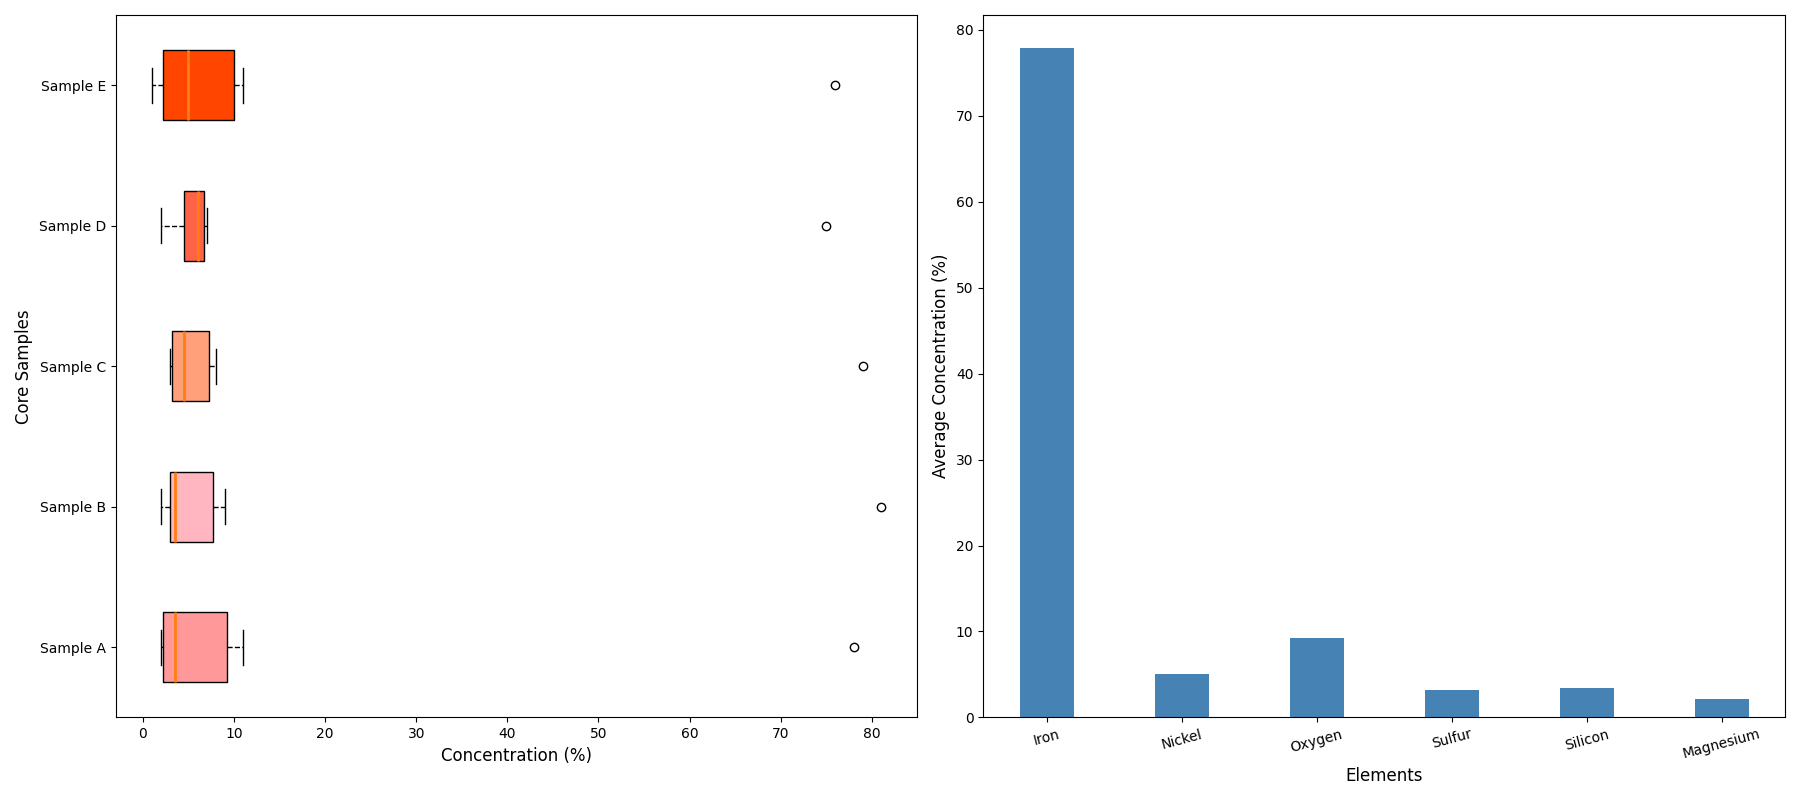

Generate this figure with Python:
import matplotlib.pyplot as plt
import numpy as np

elements = ['Iron', 'Nickel', 'Oxygen', 'Sulfur', 'Silicon', 'Magnesium']
core_sample_A = [78, 3, 11, 2, 4, 2]
core_sample_B = [81, 4, 9, 3, 3, 2]
core_sample_C = [79, 5, 8, 4, 3, 3]
core_sample_D = [75, 6, 7, 4, 6, 2]
core_sample_E = [76, 7, 11, 3, 1, 2]

data = [core_sample_A, core_sample_B, core_sample_C, core_sample_D, core_sample_E]
average_concentration = np.mean(data, axis=0)

fig, (ax1, ax2) = plt.subplots(1, 2, figsize=(18, 8))

# Horizontal Box Plot on the left
bp = ax1.boxplot(data, patch_artist=True, notch=False, widths=0.5,
                 vert=False,
                 boxprops=dict(facecolor='#ffcccb'),
                 whiskerprops=dict(linestyle='--'),
                 capprops=dict(),
                 medianprops=dict(linewidth=2))

colors = ['#FF9999', '#FFB6C1', '#FFA07A', '#FF6347', '#FF4500']
for patch, color in zip(bp['boxes'], colors):
    patch.set(facecolor=color)

ax1.set_xlabel("Concentration (%)", fontsize=12)
ax1.set_ylabel("Core Samples", fontsize=12)
ax1.set_yticklabels(["Sample A", "Sample B", "Sample C", "Sample D", "Sample E"], fontsize=10, rotation=0)

# Bar Plot on the right
x = np.arange(len(elements))
width = 0.4

ax2.bar(x, average_concentration, width, color='#4682B4')

ax2.set_ylabel("Average Concentration (%)", fontsize=12)
ax2.set_xlabel("Elements", fontsize=12)
ax2.set_xticks(x)
ax2.set_xticklabels(elements, fontsize=10, rotation=15)

plt.tight_layout()
plt.show()
